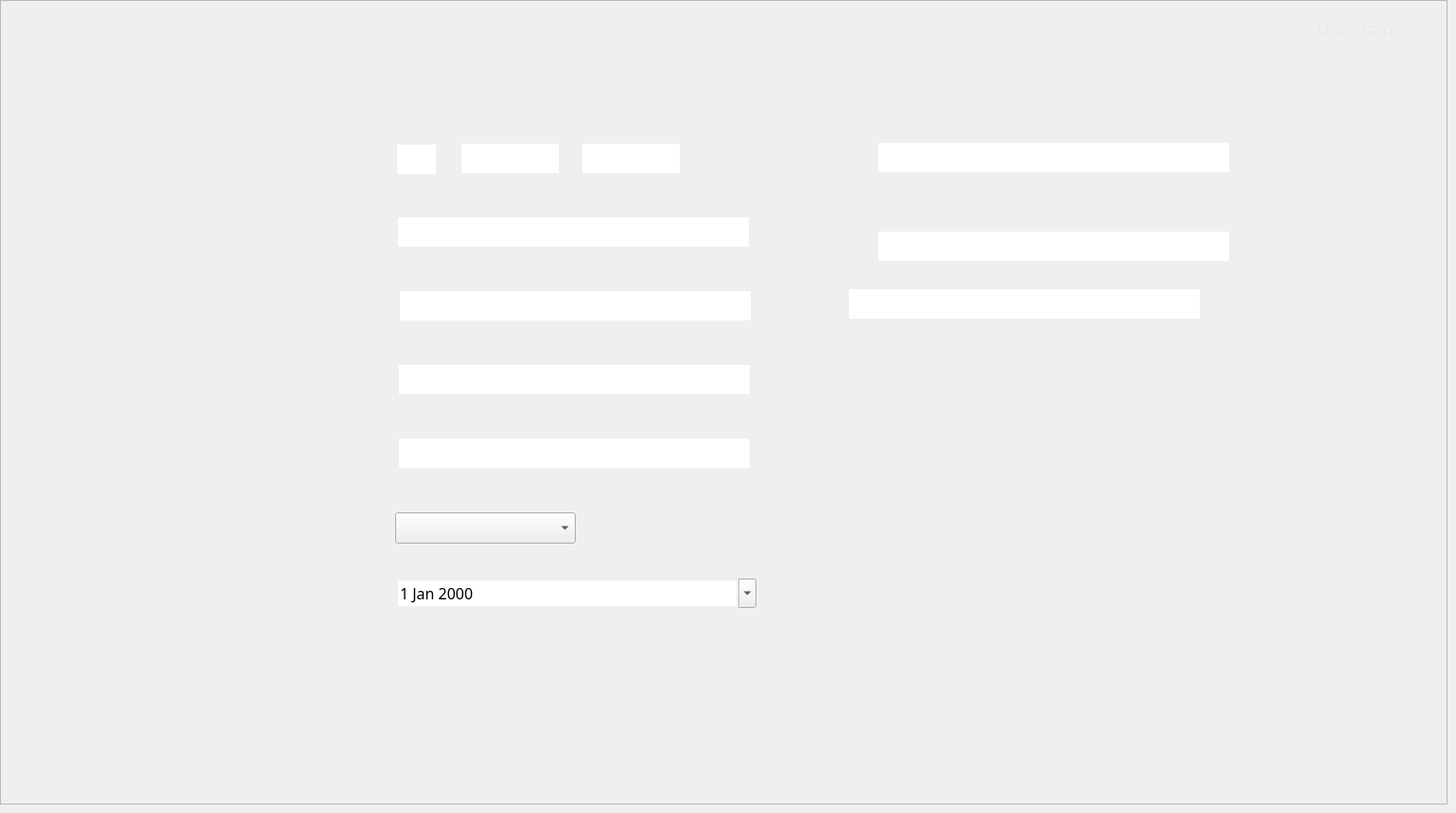
    <widget class="QWidget" name="PersonRegisterPage">
     <property name="sizePolicy">
      <sizepolicy hsizetype="Fixed" vsizetype="Fixed">
       <horstretch>0</horstretch>
       <verstretch>0</verstretch>
      </sizepolicy>
     </property>
     <widget class="QFrame" name="PersonRegisterFrame">
      <property name="geometry">
       <rect>
        <x>0</x>
        <y>0</y>
        <width>1531</width>
        <height>851</height>
       </rect>
      </property>
      <property name="frameShape">
       <enum>QFrame::StyledPanel</enum>
      </property>
      <property name="frameShadow">
       <enum>QFrame::Raised</enum>
      </property>
      <widget class="QLabel" name="BackgroundLabel_PersonRegister">
       <property name="geometry">
        <rect>
         <x>0</x>
         <y>0</y>
         <width>1521</width>
         <height>861</height>
        </rect>
       </property>
       <property name="text">
        <string/>
       </property>
       <property name="pixmap">
        <pixmap>Images/User/User-PersonRegister.png</pixmap>
       </property>
       <property name="scaledContents">
        <bool>true</bool>
       </property>
      </widget>
      <widget class="QPushButton" name="LogOutButton_PersonRegister">
       <property name="geometry">
        <rect>
         <x>0</x>
         <y>800</y>
         <width>241</width>
         <height>51</height>
        </rect>
       </property>
       <property name="text">
        <string/>
       </property>
       <property name="flat">
        <bool>true</bool>
       </property>
      </widget>
      <widget class="QPushButton" name="RecordRegisterButton_PersonRegister">
       <property name="geometry">
        <rect>
         <x>0</x>
         <y>120</y>
         <width>241</width>
         <height>51</height>
        </rect>
       </property>
       <property name="text">
        <string/>
       </property>
       <property name="flat">
        <bool>true</bool>
       </property>
      </widget>
      <widget class="QPushButton" name="PersRegisterButton_PersonRegister">
       <property name="geometry">
        <rect>
         <x>0</x>
         <y>230</y>
         <width>241</width>
         <height>51</height>
        </rect>
       </property>
       <property name="text">
        <string/>
       </property>
       <property name="flat">
        <bool>true</bool>
       </property>
      </widget>
      <widget class="QPushButton" name="HomeButton_PersonRegister">
       <property name="geometry">
        <rect>
         <x>0</x>
         <y>60</y>
         <width>241</width>
         <height>51</height>
        </rect>
       </property>
       <property name="text">
        <string/>
       </property>
       <property name="flat">
        <bool>true</bool>
       </property>
      </widget>
      <widget class="QPushButton" name="RecordLookUpButton_PersonRegister">
       <property name="geometry">
        <rect>
         <x>0</x>
         <y>180</y>
         <width>241</width>
         <height>51</height>
        </rect>
       </property>
       <property name="text">
        <string/>
       </property>
       <property name="flat">
        <bool>true</bool>
       </property>
      </widget>
      <widget class="QLabel" name="UsernameLabel_PersonRegister">
       <property name="geometry">
        <rect>
         <x>1392</x>
         <y>20</y>
         <width>81</width>
         <height>21</height>
        </rect>
       </property>
       <property name="font">
        <font>
         <family>Source Sans Pro</family>
         <pointsize>14</pointsize>
        </font>
       </property>
       <property name="cursor">
        <cursorShape>BlankCursor</cursorShape>
       </property>
       <property name="autoFillBackground">
        <bool>false</bool>
       </property>
       <property name="styleSheet">
        <string notr="true">color: rgb(234, 234, 234);</string>
       </property>
       <property name="text">
        <string>Username</string>
       </property>
      </widget>
      <widget class="QPushButton" name="GenQueriesButton_PersonRegister">
       <property name="geometry">
        <rect>
         <x>0</x>
         <y>290</y>
         <width>241</width>
         <height>51</height>
        </rect>
       </property>
       <property name="text">
        <string/>
       </property>
       <property name="flat">
        <bool>true</bool>
       </property>
      </widget>
      <widget class="QComboBox" name="Genre_PersonRegister">
       <property name="geometry">
        <rect>
         <x>418</x>
         <y>542</y>
         <width>191</width>
         <height>33</height>
        </rect>
       </property>
       <property name="font">
        <font>
         <family>Source Sans Pro</family>
         <pointsize>12</pointsize>
        </font>
       </property>
      </widget>
      <widget class="QLineEdit" name="FirstLastnameInput_PersonRegister">
       <property name="enabled">
        <bool>true</bool>
       </property>
       <property name="geometry">
        <rect>
         <x>422</x>
         <y>386</y>
         <width>371</width>
         <height>31</height>
        </rect>
       </property>
       <property name="font">
        <font>
         <family>Source Sans Pro</family>
         <pointsize>12</pointsize>
        </font>
       </property>
       <property name="cursor">
        <cursorShape>IBeamCursor</cursorShape>
       </property>
       <property name="acceptDrops">
        <bool>true</bool>
       </property>
       <property name="autoFillBackground">
        <bool>false</bool>
       </property>
       <property name="frame">
        <bool>false</bool>
       </property>
       <property name="clearButtonEnabled">
        <bool>false</bool>
       </property>
      </widget>
      <widget class="QLineEdit" name="SecondSpaceID_PersonRegister">
       <property name="enabled">
        <bool>true</bool>
       </property>
       <property name="geometry">
        <rect>
         <x>488</x>
         <y>152</y>
         <width>103</width>
         <height>31</height>
        </rect>
       </property>
       <property name="font">
        <font>
         <family>Source Sans Pro</family>
         <pointsize>12</pointsize>
        </font>
       </property>
       <property name="cursor">
        <cursorShape>IBeamCursor</cursorShape>
       </property>
       <property name="acceptDrops">
        <bool>true</bool>
       </property>
       <property name="autoFillBackground">
        <bool>false</bool>
       </property>
       <property name="frame">
        <bool>false</bool>
       </property>
       <property name="clearButtonEnabled">
        <bool>false</bool>
       </property>
      </widget>
      <widget class="QLineEdit" name="Institution_PersonRegister">
       <property name="enabled">
        <bool>true</bool>
       </property>
       <property name="geometry">
        <rect>
         <x>929</x>
         <y>245</y>
         <width>371</width>
         <height>31</height>
        </rect>
       </property>
       <property name="font">
        <font>
         <family>Source Sans Pro</family>
         <pointsize>12</pointsize>
        </font>
       </property>
       <property name="cursor">
        <cursorShape>IBeamCursor</cursorShape>
       </property>
       <property name="acceptDrops">
        <bool>true</bool>
       </property>
       <property name="autoFillBackground">
        <bool>false</bool>
       </property>
       <property name="frame">
        <bool>false</bool>
       </property>
       <property name="clearButtonEnabled">
        <bool>false</bool>
       </property>
      </widget>
      <widget class="QDateEdit" name="Birthdate_PersonRegister">
       <property name="geometry">
        <rect>
         <x>419</x>
         <y>612</y>
         <width>381</width>
         <height>31</height>
        </rect>
       </property>
       <property name="font">
        <font>
         <family>Source Sans Pro</family>
         <pointsize>12</pointsize>
        </font>
       </property>
       <property name="acceptDrops">
        <bool>false</bool>
       </property>
       <property name="autoFillBackground">
        <bool>false</bool>
       </property>
       <property name="wrapping">
        <bool>false</bool>
       </property>
       <property name="frame">
        <bool>false</bool>
       </property>
       <property name="buttonSymbols">
        <enum>QAbstractSpinBox::UpDownArrows</enum>
       </property>
       <property name="showGroupSeparator" stdset="0">
        <bool>false</bool>
       </property>
       <property name="calendarPopup">
        <bool>true</bool>
       </property>
      </widget>
      <widget class="QPushButton" name="SubmitButton_PersonRegister">
       <property name="geometry">
        <rect>
         <x>1292</x>
         <y>727</y>
         <width>127</width>
         <height>33</height>
        </rect>
       </property>
       <property name="text">
        <string/>
       </property>
       <property name="flat">
        <bool>true</bool>
       </property>
      </widget>
      <widget class="QLineEdit" name="FirstSpaceID_PersonRegister">
       <property name="enabled">
        <bool>true</bool>
       </property>
       <property name="geometry">
        <rect>
         <x>420</x>
         <y>153</y>
         <width>41</width>
         <height>31</height>
        </rect>
       </property>
       <property name="font">
        <font>
         <family>Source Sans Pro</family>
         <pointsize>12</pointsize>
        </font>
       </property>
       <property name="cursor">
        <cursorShape>IBeamCursor</cursorShape>
       </property>
       <property name="acceptDrops">
        <bool>true</bool>
       </property>
       <property name="autoFillBackground">
        <bool>false</bool>
       </property>
       <property name="frame">
        <bool>false</bool>
       </property>
       <property name="clearButtonEnabled">
        <bool>false</bool>
       </property>
      </widget>
      <widget class="QLineEdit" name="SeconNameInput_PersonRegister">
       <property name="enabled">
        <bool>true</bool>
       </property>
       <property name="geometry">
        <rect>
         <x>423</x>
         <y>308</y>
         <width>371</width>
         <height>31</height>
        </rect>
       </property>
       <property name="font">
        <font>
         <family>Source Sans Pro</family>
         <pointsize>12</pointsize>
        </font>
       </property>
       <property name="cursor">
        <cursorShape>IBeamCursor</cursorShape>
       </property>
       <property name="acceptDrops">
        <bool>true</bool>
       </property>
       <property name="autoFillBackground">
        <bool>false</bool>
       </property>
       <property name="frame">
        <bool>false</bool>
       </property>
       <property name="clearButtonEnabled">
        <bool>false</bool>
       </property>
      </widget>
      <widget class="QLineEdit" name="ThirdSpaceID_PersonRegister">
       <property name="enabled">
        <bool>true</bool>
       </property>
       <property name="geometry">
        <rect>
         <x>616</x>
         <y>152</y>
         <width>103</width>
         <height>31</height>
        </rect>
       </property>
       <property name="font">
        <font>
         <family>Source Sans Pro</family>
         <pointsize>12</pointsize>
        </font>
       </property>
       <property name="cursor">
        <cursorShape>IBeamCursor</cursorShape>
       </property>
       <property name="acceptDrops">
        <bool>true</bool>
       </property>
       <property name="autoFillBackground">
        <bool>false</bool>
       </property>
       <property name="frame">
        <bool>false</bool>
       </property>
       <property name="clearButtonEnabled">
        <bool>false</bool>
       </property>
      </widget>
      <widget class="QLineEdit" name="FirstNameInput_PersonRegister">
       <property name="enabled">
        <bool>true</bool>
       </property>
       <property name="geometry">
        <rect>
         <x>421</x>
         <y>230</y>
         <width>371</width>
         <height>31</height>
        </rect>
       </property>
       <property name="font">
        <font>
         <family>Source Sans Pro</family>
         <pointsize>12</pointsize>
        </font>
       </property>
       <property name="cursor">
        <cursorShape>IBeamCursor</cursorShape>
       </property>
       <property name="acceptDrops">
        <bool>true</bool>
       </property>
       <property name="autoFillBackground">
        <bool>false</bool>
       </property>
       <property name="frame">
        <bool>false</bool>
       </property>
       <property name="clearButtonEnabled">
        <bool>false</bool>
       </property>
      </widget>
      <widget class="QLineEdit" name="CrimeDetail_PersonRegister">
       <property name="enabled">
        <bool>true</bool>
       </property>
       <property name="geometry">
        <rect>
         <x>898</x>
         <y>306</y>
         <width>371</width>
         <height>31</height>
        </rect>
       </property>
       <property name="font">
        <font>
         <family>Source Sans Pro</family>
         <pointsize>12</pointsize>
        </font>
       </property>
       <property name="cursor">
        <cursorShape>IBeamCursor</cursorShape>
       </property>
       <property name="acceptDrops">
        <bool>true</bool>
       </property>
       <property name="autoFillBackground">
        <bool>false</bool>
       </property>
       <property name="frame">
        <bool>false</bool>
       </property>
       <property name="clearButtonEnabled">
        <bool>false</bool>
       </property>
      </widget>
      <widget class="QLineEdit" name="SeconLastnameinput_PersonRegister">
       <property name="enabled">
        <bool>true</bool>
       </property>
       <property name="geometry">
        <rect>
         <x>422</x>
         <y>464</y>
         <width>371</width>
         <height>31</height>
        </rect>
       </property>
       <property name="font">
        <font>
         <family>Source Sans Pro</family>
         <pointsize>12</pointsize>
        </font>
       </property>
       <property name="cursor">
        <cursorShape>IBeamCursor</cursorShape>
       </property>
       <property name="acceptDrops">
        <bool>true</bool>
       </property>
       <property name="autoFillBackground">
        <bool>false</bool>
       </property>
       <property name="frame">
        <bool>false</bool>
       </property>
       <property name="clearButtonEnabled">
        <bool>false</bool>
       </property>
      </widget>
      <widget class="QLineEdit" name="PhotoPath_PersonRegister">
       <property name="enabled">
        <bool>true</bool>
       </property>
       <property name="geometry">
        <rect>
         <x>929</x>
         <y>151</y>
         <width>371</width>
         <height>31</height>
        </rect>
       </property>
       <property name="font">
        <font>
         <family>Source Sans Pro</family>
         <pointsize>12</pointsize>
        </font>
       </property>
       <property name="cursor">
        <cursorShape>IBeamCursor</cursorShape>
       </property>
       <property name="acceptDrops">
        <bool>true</bool>
       </property>
       <property name="autoFillBackground">
        <bool>false</bool>
       </property>
       <property name="frame">
        <bool>false</bool>
       </property>
       <property name="clearButtonEnabled">
        <bool>false</bool>
       </property>
      </widget>
     </widget>
    </widget>
